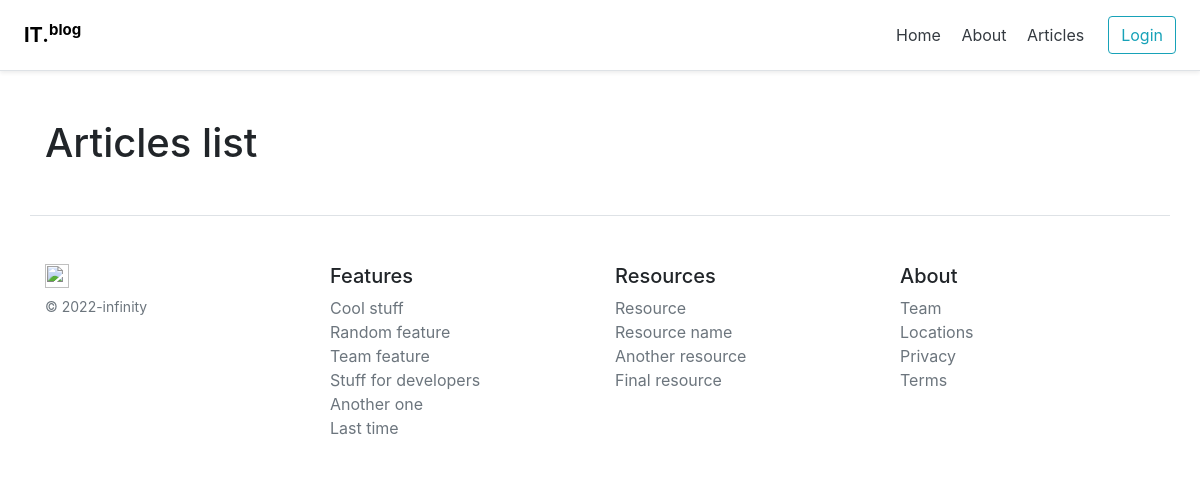
/posts, run on an earlier commit of the app's database.
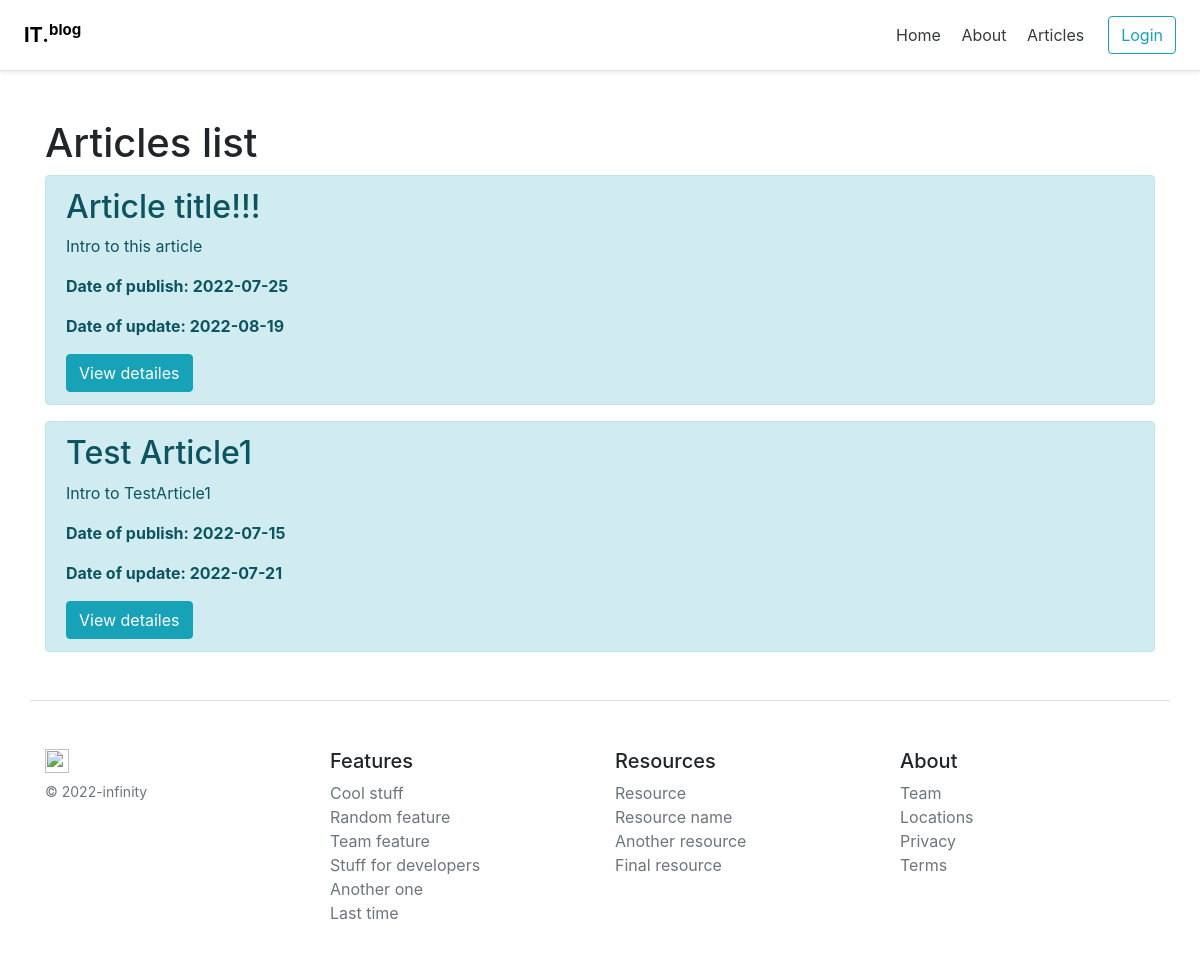
And on a later commit of the database.
### models.py (models this page shows, shortened)
class Article(Base):
    __tablename__ = 'article'
    id = Column(Integer, primary_key=True, autoincrement=True)
    user_id = Column(Integer, ForeignKey('user.id'), nullable=False)
    title = Column(String(100), nullable=False)
    intro = Column(String(300), nullable=False)
    text = Column(Text, nullable=False)
    status = Column(Integer, ForeignKey('status.code'), nullable=False, default=1)
    dlm = Column(DateTime, default=OUR_TIME)
    creation_date = Column(DateTime, default=OUR_TIME)

### routes.py (the view)
@app.route('/posts')
def posts():
    articles = db.session.query(Article).order_by(Article.dlm.desc()).all()
    return render_template('posts.html', articles=articles)

### templates/posts.html (shortened to what this page needs)
{% extends 'base/base.html' %}
{% block body %}
    <div class="container mt-5">
        <h1> Articles list</h1>
        {% if articles|length > 0 %}
            {% for article in articles %}
                {% if article.status == 2 %}
                   <div class="alert alert-info">
                     <h2>{{ article.title }}</h2>
                     <p>{{ article.intro }}</p>
                     {% if article.dlm > article.creation_date %}
                        <p><strong>Date of publish: {{ article.creation_date.date() }}</strong></p>
                        <p><strong>Date of update: {{ article.dlm.date() }}</strong></p>
                     {% else %}
                        <p><strong>Date of publish: {{ article.creation_date.date() }}</strong></p>
                     {% endif %}
                     <a href="/posts/{{ article.id }}" class="btn btn-info">View detailes</a>
                   </div>
                {% endif %}
            {% endfor %}
        {% else %}
            <p>There is no articles yet</p>
        {% endif %}
    </div>
{% endblock %}

What changed in the data, as far as the page shows it:
added Article: title "Article title!!!", intro "Intro to this article", creation_date "2022-07-25", dlm "2022-08-19"
now on this page (row edited): Article: title "Test Article1", intro "Intro to TestArticle1", creation_date "2022-07-15", dlm "2022-07-21"
